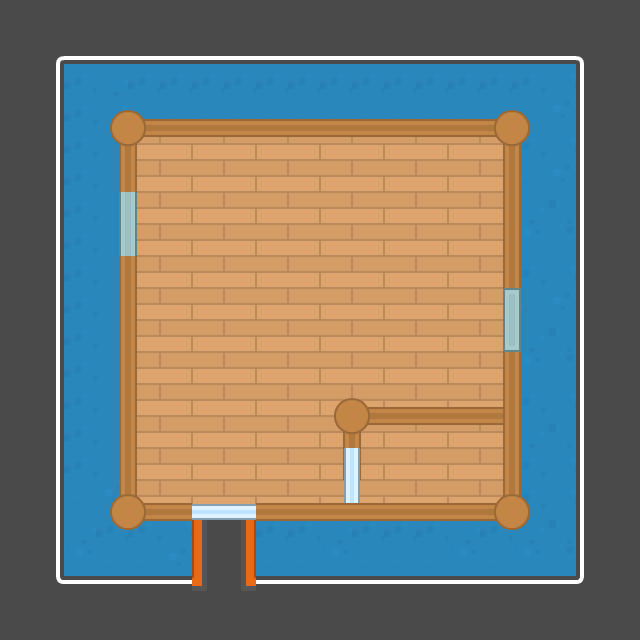

The image is a tile-based game level rendered from a .tmx file. Its description and source (layers, tilesets, objects; grid data summarised) follow:
An orthogonal 20x20 tile map with 32x32 px tiles, 5 tile layers (Base, BaseAfternoon, BaseNight, Walls, ...), 21 tilesets and 47 objects (Bed, rugRectangle, tableGlass, kitchenFridge, shower, ...).

<map version="1.2" tiledversion="2020.03.18" orientation="orthogonal" renderorder="right-down" width="20" height="20" tilewidth="32" tileheight="32" infinite="0" nextlayerid="14" nextobjectid="83">
 <tileset firstgid="1" name="spritesheet_tiles" tilewidth="64" tileheight="64" spacing="10" tilecount="540" columns="27">
  <image source="spritesheet_tiles.png" width="1988" height="1470" />
 </tileset>
 <tileset firstgid="541" name="bed" tilewidth="37" tileheight="71" tilecount="1" columns="0">
  <grid orientation="orthogonal" width="1" height="1" />
  <tile id="0">
   <image width="37" height="71" source="../furnitures/bed.png" />
  </tile>
 </tileset>
 <tileset firstgid="542" name="computerScreen" tilewidth="26" tileheight="7" tilecount="1" columns="0">
  <grid orientation="orthogonal" width="1" height="1" />
  <tile id="0">
   <image width="26" height="7" source="../furnitures/computerScreen.png" />
  </tile>
 </tileset>
 <tileset firstgid="543" name="tableGlass" tilewidth="54" tileheight="29" tilecount="1" columns="0">
  <grid orientation="orthogonal" width="1" height="1" />
  <tile id="0">
   <image width="54" height="29" source="../furnitures/tableGlass.png" />
  </tile>
 </tileset>
 <tileset firstgid="544" name="rugRectangle" tilewidth="101" tileheight="59" tilecount="1" columns="0">
  <grid orientation="orthogonal" width="1" height="1" />
  <tile id="0">
   <image width="101" height="59" source="../furnitures/rugRectangle.png" />
  </tile>
 </tileset>
 <tileset firstgid="545" name="kitchenFridge" tilewidth="28" tileheight="20" tilecount="1" columns="0">
  <grid orientation="orthogonal" width="1" height="1" />
  <tile id="0">
   <image width="28" height="20" source="../furnitures/kitchenFridge.png" />
  </tile>
 </tileset>
 <tileset firstgid="546" name="chairDesk" tilewidth="22" tileheight="21" tilecount="1" columns="0">
  <grid orientation="orthogonal" width="1" height="1" />
  <tile id="0">
   <image width="22" height="21" source="../furnitures/chairDesk.png" />
  </tile>
 </tileset>
 <tileset firstgid="547" name="shower" tilewidth="36" tileheight="37" tilecount="1" columns="0">
  <grid orientation="orthogonal" width="1" height="1" />
  <tile id="0">
   <image width="36" height="37" source="../furnitures/shower.png" />
  </tile>
 </tileset>
 <tileset firstgid="548" name="kitchenSink" tilewidth="28" tileheight="29" tilecount="1" columns="0">
  <grid orientation="orthogonal" width="1" height="1" />
  <tile id="0">
   <image width="28" height="29" source="../furnitures/kitchenSink.png" />
  </tile>
 </tileset>
 <tileset firstgid="549" name="kitchenStoveElectric" tilewidth="28" tileheight="29" tilecount="1" columns="0">
  <grid orientation="orthogonal" width="1" height="1" />
  <tile id="0">
   <image width="28" height="29" source="../furnitures/kitchenStoveElectric.png" />
  </tile>
 </tileset>
 <tileset firstgid="550" name="toilet" tilewidth="20" tileheight="31" tilecount="1" columns="0">
  <grid orientation="orthogonal" width="1" height="1" />
  <tile id="0">
   <image width="20" height="31" source="../furnitures/toilet.png" />
  </tile>
 </tileset>
 <tileset firstgid="551" name="washer" tilewidth="25" tileheight="26" tilecount="1" columns="0">
  <grid orientation="orthogonal" width="1" height="1" />
  <tile id="0">
   <image width="25" height="26" source="../furnitures/washer.png" />
  </tile>
 </tileset>
 <tileset firstgid="552" name="table" tilewidth="54" tileheight="29" tilecount="1" columns="0">
  <grid orientation="orthogonal" width="1" height="1" />
  <tile id="0">
   <image width="54" height="29" source="../furnitures/table.png" />
  </tile>
 </tileset>
 <tileset firstgid="553" name="books" tilewidth="10" tileheight="7" tilecount="1" columns="0">
  <grid orientation="orthogonal" width="1" height="1" />
  <tile id="0">
   <image width="10" height="7" source="../furnitures/books.png" />
  </tile>
 </tileset>
 <tileset firstgid="554" name="paper" tilewidth="88" tileheight="124" tilecount="1" columns="0">
  <grid orientation="orthogonal" width="1" height="1" />
  <tile id="0">
   <image width="88" height="124" source="../furnitures/paper.png" />
  </tile>
 </tileset>
 <tileset firstgid="555" name="computerKeyboard" tilewidth="19" tileheight="8" tilecount="1" columns="0">
  <grid orientation="orthogonal" width="1" height="1" />
  <tile id="0">
   <image width="19" height="8" source="../furnitures/computerKeyboard.png" />
  </tile>
 </tileset>
 <tileset firstgid="556" name="computerMouse" tilewidth="4" tileheight="6" tilecount="1" columns="0">
  <grid orientation="orthogonal" width="1" height="1" />
  <tile id="0">
   <image width="4" height="6" source="../furnitures/computerMouse.png" />
  </tile>
 </tileset>
 <tileset firstgid="557" name="laptop" tilewidth="17" tileheight="16" tilecount="1" columns="0">
  <grid orientation="orthogonal" width="1" height="1" />
  <tile id="0">
   <image width="17" height="16" source="../furnitures/laptop.png" />
  </tile>
 </tileset>
 <tileset firstgid="558" name="pottedPlant" tilewidth="13" tileheight="15" tilecount="1" columns="0">
  <grid orientation="orthogonal" width="1" height="1" />
  <tile id="0">
   <image width="13" height="15" source="../furnitures/pottedPlant.png" />
  </tile>
 </tileset>
 <tileset firstgid="559" name="trashCan" tilewidth="13" tileheight="16" tilecount="1" columns="0">
  <grid orientation="orthogonal" width="1" height="1" />
  <tile id="0">
   <image width="13" height="16" source="../furnitures/trashCan.png" />
  </tile>
 </tileset>
 <tileset firstgid="560" name="televisionModern" tilewidth="44" tileheight="9" tilecount="1" columns="0">
  <grid orientation="orthogonal" width="1" height="1" />
  <tile id="0">
   <image width="44" height="9" source="../furnitures/televisionModern.png" />
  </tile>
 </tileset>
 <layer id="1" name="Base" width="20" height="20">
  <data>[400 cells, 125 non-empty, 15 distinct tile ids]</data>
 </layer>
 <layer id="11" name="BaseAfternoon" width="20" height="20">
  <data>[400 cells, 125 non-empty, 12 distinct tile ids]</data>
 </layer>
 <layer id="3" name="BaseNight" width="20" height="20">
  <data>[400 cells, 145 non-empty, 13 distinct tile ids]</data>
 </layer>
 <layer id="2" name="Walls" width="20" height="20">
  <data>[400 cells, 43 non-empty, 6 distinct tile ids]</data>
 </layer>
 <layer id="4" name="WallCorners" width="20" height="20">
  <data>[400 cells, 5 non-empty, 1 distinct tile ids]</data>
 </layer>
 <objectgroup id="9" name="mainFurnitures">
  <object id="1" name="Bed" gid="541" x="436.852" y="270.864" width="66" height="127" />
  <object id="5" name="rugRectangle" gid="544" x="192.333" y="501" width="62.6667" height="47.3333" />
  <object id="3" name="tableGlass" gid="1073742367" x="194.834" y="255.333" width="87" height="58" rotation="270" />
  <object id="6" name="kitchenFridge" gid="545" x="502.992" y="367.409" width="54.8333" height="41.6667" rotation="-180" />
  <object id="9" name="shower" gid="547" x="458.909" y="470.818" width="44" height="45.6667" />
  <object id="10" name="kitchenSink" gid="1073742372" x="383.977" y="407.083" width="33.0909" height="28.0303" />
  <object id="11" name="kitchenStove" gid="549" x="449.856" y="371.75" width="34.7273" height="35.2424" rotation="180" />
  <object id="13" name="dryer" gid="551" x="369.091" y="456.333" width="37.6667" height="31.3333" />
  <object id="14" name="washer" gid="551" x="406.667" y="456.333" width="36.3333" height="31.3333" />
  <object id="15" name="tvTable" gid="1073742376" x="170" y="383.167" width="71" height="33" rotation="270" />
  </objectgroup>
 <objectgroup id="10" name="secondaryFurnitures">
  <!-- 35 objects omitted --></objectgroup>
 <objectgroup id="13" name="WallBounds">
  <!-- 21 objects omitted --></objectgroup>
 <objectgroup id="12" name="FurnitureBounds">
  <!-- 7 objects omitted --></objectgroup>
</map>
<!-- 37 of 47 objects omitted -->
